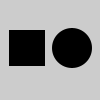
Frame 1 (no input)
Frame 60 (the mouse pressed at the canvas centre just before this capture): identical to frame 1, image omitted
Frame 120 (the mouse held since frame 60 and released just before this capture): identical to frame 1, image omitted

The Processing sketch that drew this single still picture (run headless with seeded random() and noise(); from frame 60 on, the mouse is pressed at the canvas centre):

// Processing sketch: processing
// ── processing.pde
OverRect r=new OverRect(9,30,36);
OverCircle c=new OverCircle(72,48,40);
void setup(){
  size(100,100);
  noStroke();
  smooth();
}

void draw(){
  background(204);
  r.update(mouseX,mouseY);
  r.display();
  c.update(mouseX,mouseY);
  c.display();
}

class OverCircle{
  int x,y;
  int diameter;
  int gray;

  OverCircle(int xp,int yp,int d){
    x=xp;
    y=yp;
    diameter=d;
    gray=0;
  }

  void update(int mx,int my){
    if(dist(mx,my,x,y)<diameter/2){
      if(gray<250){
        gray++;
      }
    }else{
      if(gray>0){
        gray--;
      }
    }
  }

  void display(){
    fill(gray);
    ellipse(x, y, diameter, diameter);
  }
}

class OverRect{
  int x,y;
  int size;
  int gray;
  OverRect(int xp,int yp,int s){
    x=xp;
    y=yp;
    size=s;
    gray=0;
  }

  void update(int mx,int my){
    if((mx>x)&&(mx<x+size)&&(my>y)&&(my<y+size)){
      if(gray<250){
        gray++;
      }
    }else{
      if(gray>0){
        gray--;
      }
    }
  }

  void display(){
    fill(gray);
    rect(x,y,size,size);
  }
}
